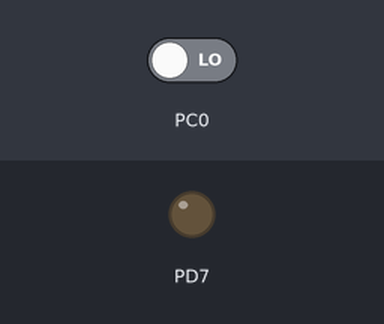
This program was run on a simulated ATmega128, built with avr-gcc and emulated at 8 MHz. On the bench: output pins drawn as LEDs (lit = HIGH). Dashed ring = blinking. The inputs (shaded band) are chosen by the test bench; at power-on: PC0 LOW.

Above: at 1.2 s.
1.3 s: PC0 driven HIGH
At 1.42 s:
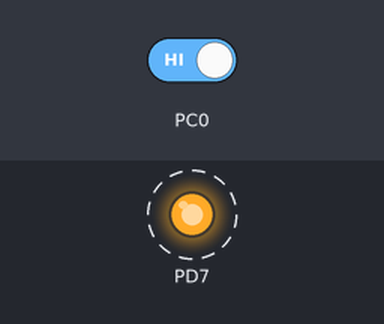
4.3 s: PC0 driven LOW
At 5.1 s:
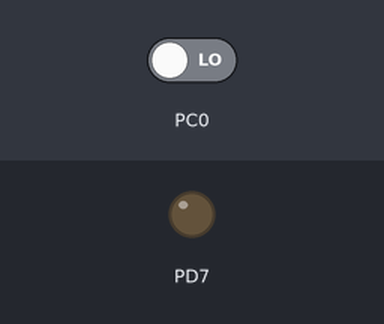
Timing chart, 0 to 7.3 s (numbered marks = the images above; inputs shaded):
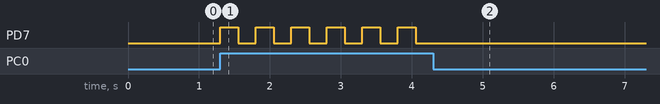

The program:

main.c
```c
/*
 * Micro controllers week 1, B3.c
 *
 * Created: 3-2-2018 15:07:01
 * Author : Ian
 */
 #define F_CPU 8000000

#include <avr/io.h>
#include <util/delay.h>

void wait(int ms) {
	for(int i = 0; i < ms; i++) {
		_delay_ms(1);
	}
}


int main(void)
{
	DDRD = 0b10000000;
	DDRC = 0b00000000;
    /* Replace with your application code */
    while (1)
    {
		if((PINC & 0b00000001) == 1) {
			PORTD = 0b10000000;
			wait(250);
			PORTD = 0x00;
			wait(250);
		}
    }
}
```

Measured:
- after the input at 1.3 s, PD7: alternates HIGH for 0.25 s and LOW for 0.25 s, starting at once
- after the input at 4.3 s, PD7: stops changing and stays LOW
